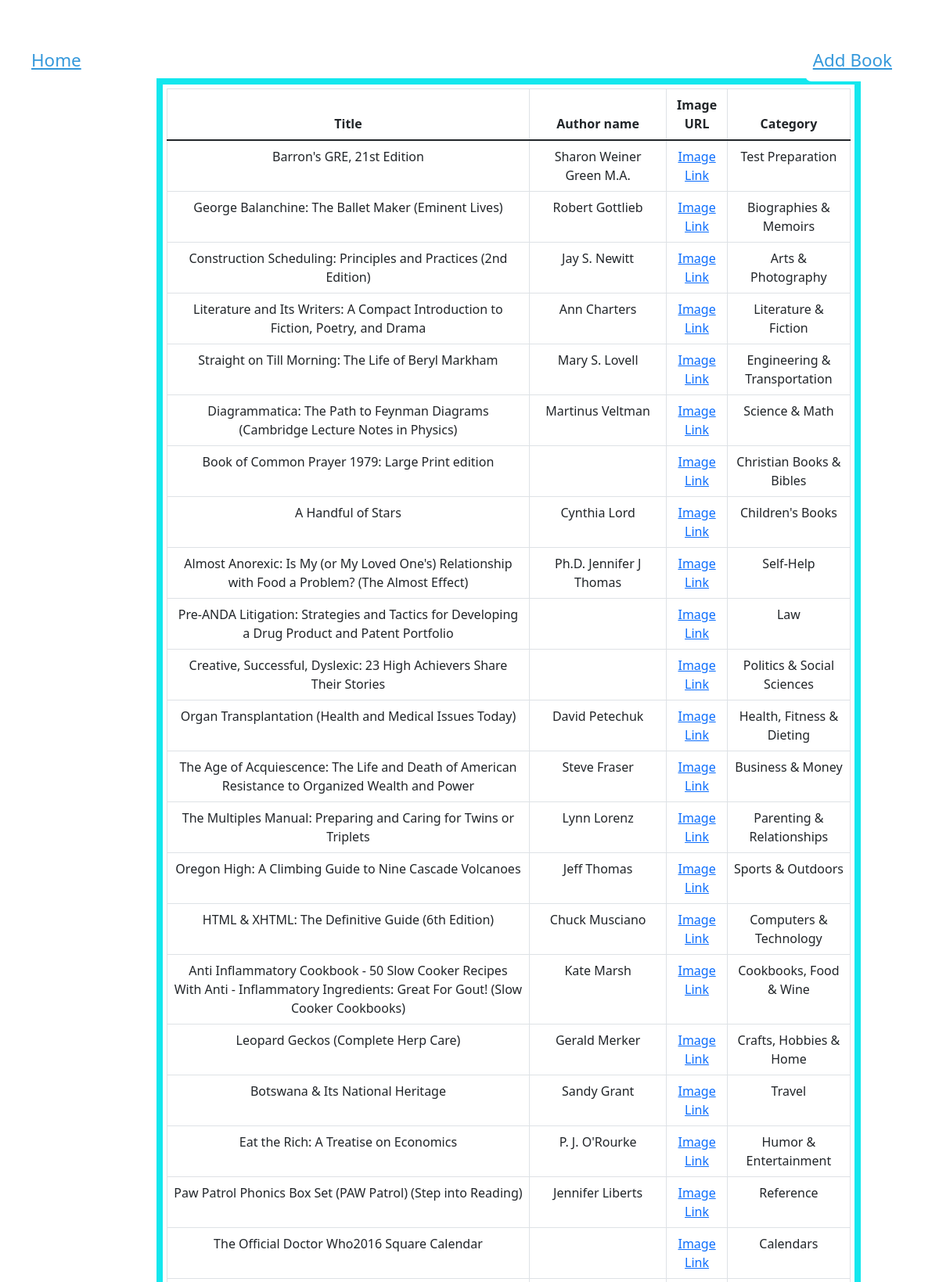
Screenshot of /mybooks/ (signed in, upper part) with the database file from the repository.
### library/models.py (models this page shows)
class Books(models.Model):
    id = models.AutoField(primary_key=True)
    image_url = models.URLField()
    title = models.CharField(max_length=100)
    author = models.CharField(max_length=100)
    category_id = models.ForeignKey(Category, null=True, on_delete=models.SET_NULL)
    category = models.CharField(max_length=100)
    created_by_user_id = models.ForeignKey(User, null=True, on_delete=models.SET_NULL)

### library/views.py (the view)
# urls.py: path("mybooks/", my_books, name="mybooks"),
@login_required(login_url='/accounts/login/')
def my_books(request):
    return render(
        request,
        "mybooks.html",
        {"books": Books.objects.filter(created_by_user_id=request.user)},
    )

### library/templates/mybooks.html (shortened to what this page needs)
<!DOCTYPE html>
<html lang="en">
<head>
    <link href="https://cdn.jsdelivr.net/npm/bootstrap@5.1.3/dist/css/bootstrap.min.css" rel="stylesheet">
</head>
<body>
    <div class="wrapper-div">
         <a href="{% url 'home' %}" class="btn home-btn" id="admin-btn">Home</a>
        <a href="{% url 'newbook' %}" class="btn admin-btn" id="admin-btn">Add Book</a>
    </div>
    <div class="books">
        <table class="table table-bordered">
          <thead>
            <tr>
              <th>Title</th>
              <th>Author name</th>
              <th>Image URL</th>
              <th>Category</th>
            </tr>
          </thead>
          <tbody>
            {% for book in books %}
              <tr>
                <td>{{ book.title }}</td>
                <td>{{ book.author }}</td>
                <td><a href="{{ book.image_url }}" target="_blank">Image Link</a></td>
                 <td>{{book.category}}</td>
              </tr>
            {% endfor %}
          </tbody>
        </table>
        </div>
</body>
</html>

### library/templates/mybooks.html (style rules this page uses)
.books { margin-top: 100px; margin-left: 200px; border: #13e7ee 8px solid; padding:5px; width:75%; text-align: center; position:static; }
.home-btn { position: absolute; top: 50px; left: 30px; border-radius: 8px; background-color: #fff; border: none; text-decoration: underline; color: #3498db; padding: 10px; font-size: 1.4rem; cursor: pointer; }
.admin-btn { position: absolute; top: 50px; right: 50px; border-radius: 8px; background-color: #fff; border: none; text-decoration: underline; color: #3498db; padding: 10px; font-size: 1.4rem; cursor: pointer; }

### rows the page displays
Books: title "Barron's GRE, 21st Edition", author "Sharon Weiner Green M.A.", category "Test Preparation"
Books: title "George Balanchine: The Ballet Maker (Eminent Lives)", author "Robert Gottlieb", category "Biographies & Memoirs"
Books: title "Construction Scheduling: Principles and Practices (2nd Edition)", author "Jay S. Newitt", category "Arts & Photography"
Books: title "Literature and Its Writers: A Compact Introduction to Fiction, Poetry, and Drama", author "Ann Charters", category "Literature & Fiction"
Books: title "Straight on Till Morning: The Life of Beryl Markham", author "Mary S. Lovell", category "Engineering & Transportation"
Books: title "Diagrammatica: The Path to Feynman Diagrams (Cambridge Lecture Notes in Physics)", author "Martinus Veltman", category "Science & Math"
Books: title "Book of Common Prayer 1979: Large Print edition", category "Christian Books & Bibles"
Books: title "A Handful of Stars", author "Cynthia Lord", category "Children's Books"
Books: title "Almost Anorexic: Is My (or My Loved One's) Relationship with Food a Problem? (The Almost Effect)", author "Ph.D. Jennifer J Thomas", category "Self-Help"
Books: title "Pre-ANDA Litigation: Strategies and Tactics for Developing a Drug Product and Patent Portfolio", category "Law"
Books: title "Creative, Successful, Dyslexic: 23 High Achievers Share Their Stories", category "Politics & Social Sciences"
Books: title "Organ Transplantation (Health and Medical Issues Today)", author "David Petechuk", category "Health, Fitness & Dieting"
Books: title "The Age of Acquiescence: The Life and Death of American Resistance to Organized Wealth and Power", author "Steve Fraser", category "Business & Money"
Books: title "The Multiples Manual: Preparing and Caring for Twins or Triplets", author "Lynn Lorenz", category "Parenting & Relationships"
Books: title "Oregon High: A Climbing Guide to Nine Cascade Volcanoes", author "Jeff Thomas", category "Sports & Outdoors"
Books: title "HTML & XHTML: The Definitive Guide (6th Edition)", author "Chuck Musciano", category "Computers & Technology"
Books: title "Anti Inflammatory Cookbook - 50 Slow Cooker Recipes With Anti - Inflammatory Ingredients: Great For Gout! (Slow Cooker Cookbooks)", author "Kate Marsh", category "Cookbooks, Food & Wine"
Books: title "Leopard Geckos (Complete Herp Care)", author "Gerald Merker", category "Crafts, Hobbies & Home"
Books: title "Botswana & Its National Heritage", author "Sandy Grant", category "Travel"
Books: title "Eat the Rich: A Treatise on Economics", author "P. J. O'Rourke", category "Humor & Entertainment"
Books: title "Paw Patrol Phonics Box Set (PAW Patrol) (Step into Reading)", author "Jennifer Liberts", category "Reference"
Books: title "The Official Doctor Who2016 Square Calendar", category "Calendars"
